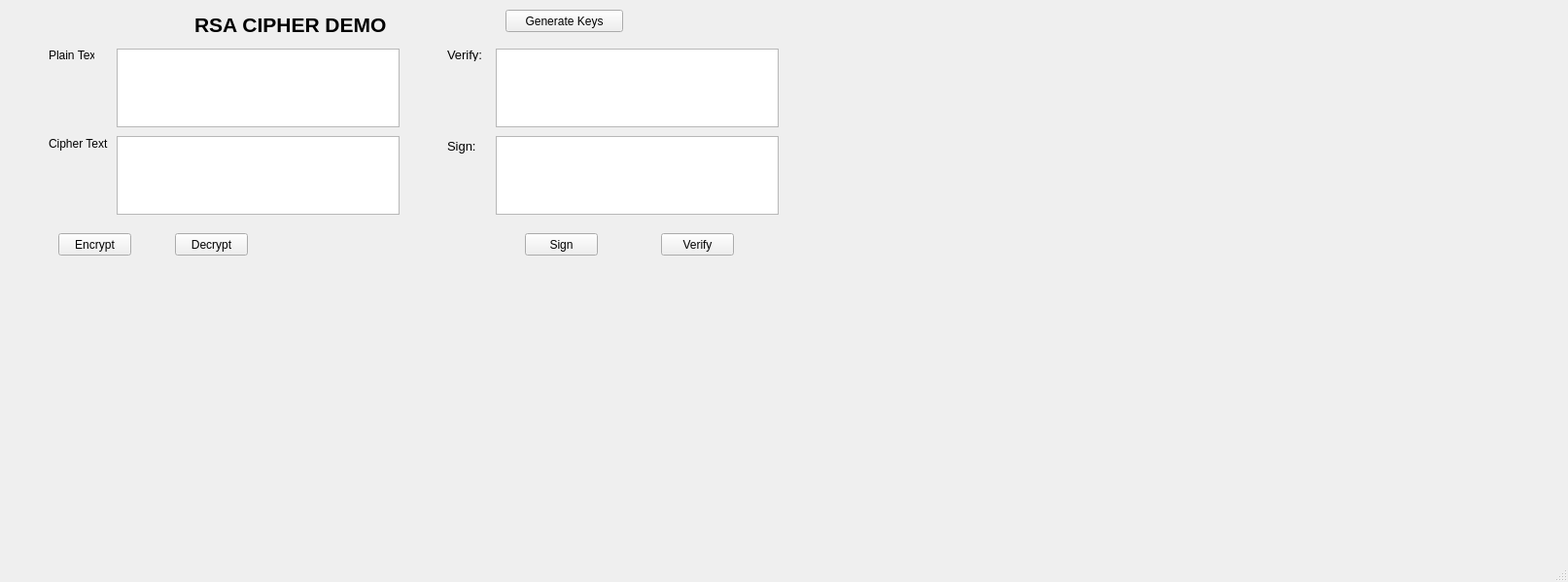
<?xml version="1.0" encoding="UTF-8"?>
<ui version="4.0">
 <class>MainWindow</class>
 <widget class="QMainWindow" name="MainWindow">
  <property name="geometry">
   <rect>
    <x>0</x>
    <y>0</y>
    <width>1613</width>
    <height>599</height>
   </rect>
  </property>
  <property name="windowTitle">
   <string>MainWindow</string>
  </property>
  <widget class="QWidget" name="centralwidget">
   <widget class="QLabel" name="label">
    <property name="geometry">
     <rect>
      <x>200</x>
      <y>10</y>
      <width>281</width>
      <height>31</height>
     </rect>
    </property>
    <property name="font">
     <font>
      <pointsize>16</pointsize>
      <weight>75</weight>
      <bold>true</bold>
     </font>
    </property>
    <property name="text">
     <string>RSA CIPHER DEMO</string>
    </property>
   </widget>
   <widget class="QLabel" name="label_2">
    <property name="geometry">
     <rect>
      <x>50</x>
      <y>50</y>
      <width>47</width>
      <height>13</height>
     </rect>
    </property>
    <property name="text">
     <string>Plain Text:</string>
    </property>
   </widget>
   <widget class="QLabel" name="label_3">
    <property name="geometry">
     <rect>
      <x>460</x>
      <y>140</y>
      <width>101</width>
      <height>21</height>
     </rect>
    </property>
    <property name="font">
     <font>
      <pointsize>10</pointsize>
     </font>
    </property>
    <property name="text">
     <string>Sign:</string>
    </property>
   </widget>
   <widget class="QLabel" name="label_4">
    <property name="geometry">
     <rect>
      <x>50</x>
      <y>140</y>
      <width>61</width>
      <height>16</height>
     </rect>
    </property>
    <property name="text">
     <string>Cipher Text:</string>
    </property>
   </widget>
   <widget class="QLabel" name="label_5">
    <property name="geometry">
     <rect>
      <x>460</x>
      <y>50</y>
      <width>47</width>
      <height>13</height>
     </rect>
    </property>
    <property name="font">
     <font>
      <pointsize>10</pointsize>
     </font>
    </property>
    <property name="text">
     <string>Verify:</string>
    </property>
   </widget>
   <widget class="QPushButton" name="btn_encrypt">
    <property name="geometry">
     <rect>
      <x>60</x>
      <y>240</y>
      <width>75</width>
      <height>23</height>
     </rect>
    </property>
    <property name="text">
     <string>Encrypt</string>
    </property>
   </widget>
   <widget class="QPushButton" name="btn_decrypt">
    <property name="geometry">
     <rect>
      <x>180</x>
      <y>240</y>
      <width>75</width>
      <height>23</height>
     </rect>
    </property>
    <property name="text">
     <string>Decrypt</string>
    </property>
   </widget>
   <widget class="QPushButton" name="btn_sign">
    <property name="geometry">
     <rect>
      <x>540</x>
      <y>240</y>
      <width>75</width>
      <height>23</height>
     </rect>
    </property>
    <property name="text">
     <string>Sign</string>
    </property>
   </widget>
   <widget class="QPushButton" name="btn_verify">
    <property name="geometry">
     <rect>
      <x>680</x>
      <y>240</y>
      <width>75</width>
      <height>23</height>
     </rect>
    </property>
    <property name="text">
     <string>Verify</string>
    </property>
   </widget>
   <widget class="QPushButton" name="btn_gen_keys">
    <property name="geometry">
     <rect>
      <x>520</x>
      <y>10</y>
      <width>121</width>
      <height>23</height>
     </rect>
    </property>
    <property name="text">
     <string>Generate Keys</string>
    </property>
   </widget>
   <widget class="QTextEdit" name="txt_cipher_text">
    <property name="geometry">
     <rect>
      <x>120</x>
      <y>140</y>
      <width>291</width>
      <height>81</height>
     </rect>
    </property>
   </widget>
   <widget class="QTextEdit" name="txt_sign">
    <property name="geometry">
     <rect>
      <x>510</x>
      <y>50</y>
      <width>291</width>
      <height>81</height>
     </rect>
    </property>
   </widget>
   <widget class="QTextEdit" name="txt_plain_text">
    <property name="geometry">
     <rect>
      <x>120</x>
      <y>50</y>
      <width>291</width>
      <height>81</height>
     </rect>
    </property>
   </widget>
   <widget class="QTextEdit" name="txt_info">
    <property name="geometry">
     <rect>
      <x>510</x>
      <y>140</y>
      <width>291</width>
      <height>81</height>
     </rect>
    </property>
   </widget>
  </widget>
  <widget class="QMenuBar" name="menubar">
   <property name="geometry">
    <rect>
     <x>0</x>
     <y>0</y>
     <width>1613</width>
     <height>21</height>
    </rect>
   </property>
  </widget>
  <widget class="QStatusBar" name="statusbar"/>
 </widget>
 <resources/>
 <connections/>
</ui>
